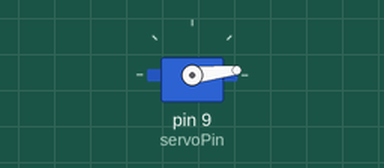
Bench run of a sketch on a simulated Arduino Uno, built with avr-gcc and run on an emulated ATmega328P. On the bench: servo. Wiring (inferred from the names in the program): servo: signal pin 9. Servo pulses on a pin are drawn as a servo (544–2400 µs = 0–180°).

Above: at 0.05 s.
At 1.55 s:
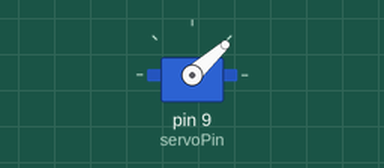
At 3.05 s:
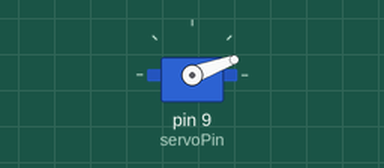
Timing chart, 0 to 5.4 s (numbered marks = the images above):
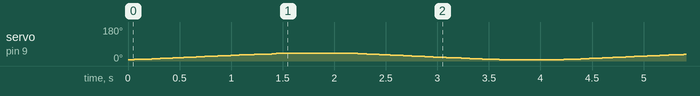

The sketch:

servo45.ino
```cpp
int servo0=600;
int servo45=975;
int inc=5;
int pos=servo0;
int servoPin=9;


void setup()
{

  // put your setup code here, to run once:
  Serial.begin(9600);
  pinMode(servoPin,OUTPUT);


}

void loop()
{
  // put your main code here, to run repeatedly:
  int i;
  pos+=inc;
  if(pos>servo45)
  {
    pos=servo45;
    inc*=-1;
    delay(500);
  }
  else if(pos<servo0)
  {
    pos=servo0;
    inc*=-1;
    delay(500);
  }
  digitalWrite(servoPin,HIGH);
  delayMicroseconds(pos);
  digitalWrite(servoPin,LOW);
  delay(20);

}
```
